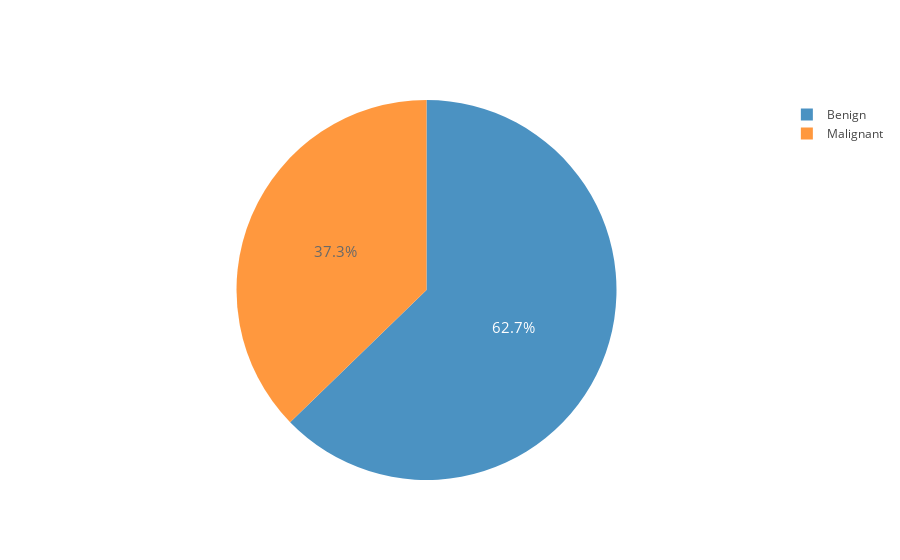

Notebook source saved alongside this figure:
### Code cell
B, M = df['diagnosis'].value_counts()
trace1 = go.Bar(y = (M, B), x = ['malignant', 'benign'],opacity = 0.8)


trace2 = go.Pie(labels = ['Benign','Malignant'], values = df['diagnosis'].value_counts(), 
               textfont=dict(size=15), opacity = 0.8)


py.iplot([trace2])

### Figure 1 — Plotly figure (JSON) as saved in the notebook; plotly's stock layout.template omitted (floating-point values rounded to 4 significant figures)
{"data": [{"labels": ["Benign", "Malignant"], "opacity": 0.8, "textfont": {"size": 15}, "type": "pie", "uid": "4f9a6ec9-785c-4199-bd7f-16744fbb3c5a", "values": [357, 212]}], "layout": {}}
